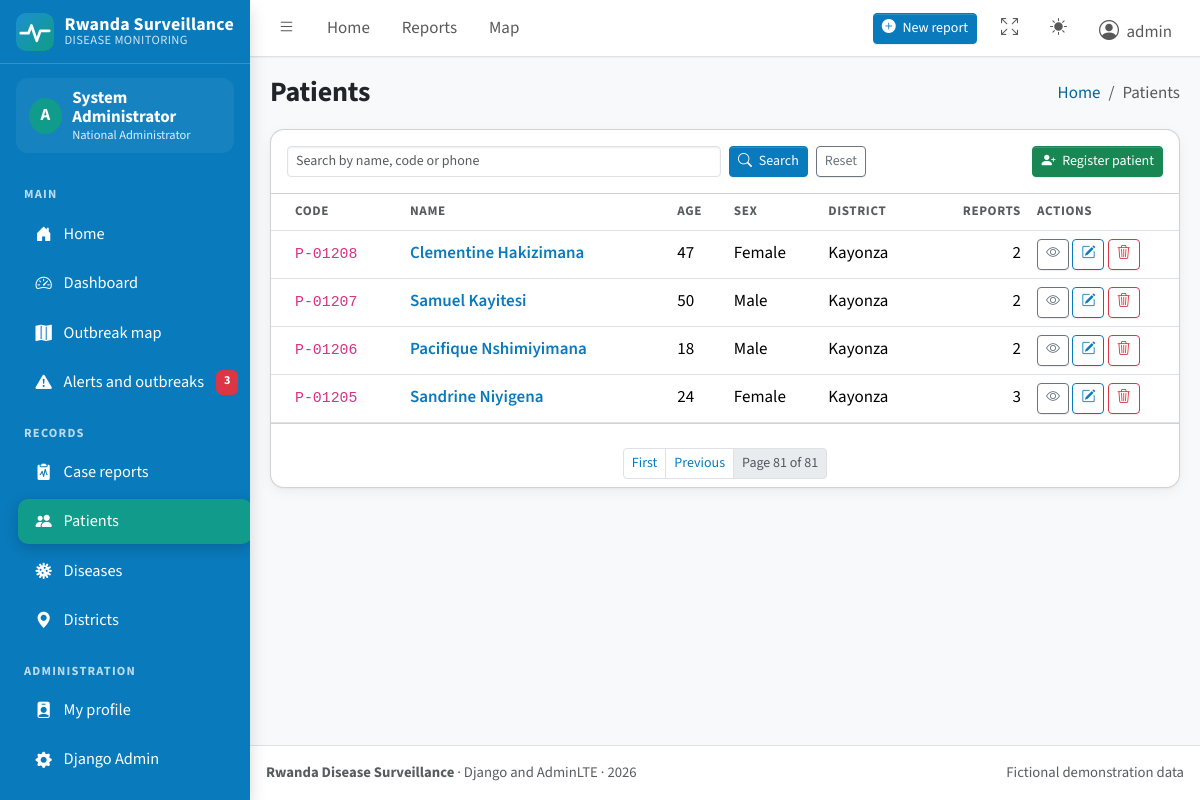
Page /patients/?page=81 (signed in) on the earlier database version.
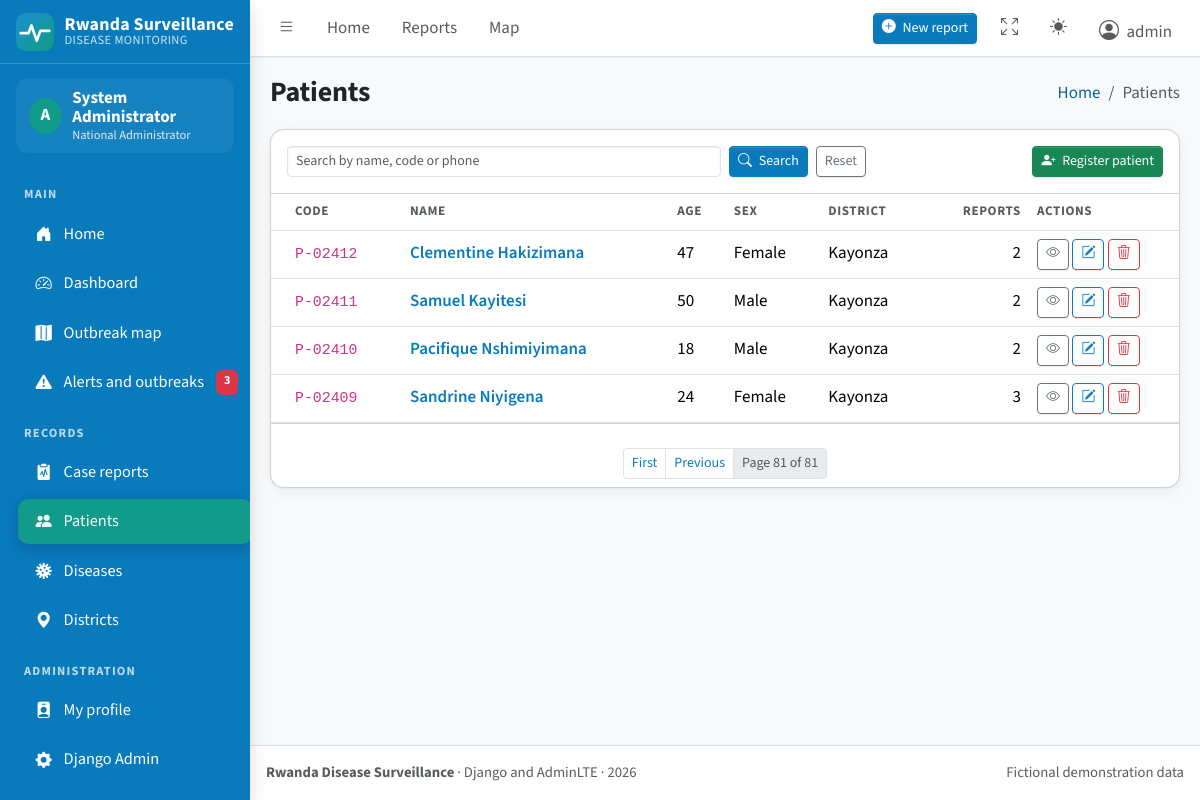
Same page on the later database version.
### surveillance/models.py (models this page shows, shortened)
class Patient(models.Model):
    class Gender(models.TextChoices):
        MALE = "M", "Male"
        FEMALE = "F", "Female"
    patient_code = models.CharField(max_length=20, unique=True, editable=False)
    full_name = models.CharField(max_length=120)
    age = models.PositiveSmallIntegerField()
    gender = models.CharField(max_length=1, choices=Gender.choices)
    phone = models.CharField(max_length=15, blank=True)
    district = models.ForeignKey("locations.District", on_delete=models.PROTECT, related_name="patients")
    created_at = models.DateTimeField(auto_now_add=True)
    class Meta:
        ordering = ["-id"]

### locations/models.py (models this page shows, shortened)
class District(models.Model):
    province = models.ForeignKey(Province, on_delete=models.PROTECT, related_name="districts")
    name = models.CharField(max_length=80, unique=True)
    latitude = models.DecimalField(max_digits=9, decimal_places=6)
    longitude = models.DecimalField(max_digits=9, decimal_places=6)
    class Meta:
        ordering = ["name"]

### surveillance/views.py (the view)
# urls.py: path("patients/", views.PatientListView.as_view(), name="patient_list"),
class PatientListView(PatientScopeMixin, ListView):
    template_name = "surveillance/patient_list.html"
    context_object_name = "patients"
    paginate_by = 15
    def get_queryset(self):
        qs = super().get_queryset().annotate(case_total=Count("cases")).order_by("-id")
        q = self.request.GET.get("q", "").strip()
        if q:
            qs = qs.filter(Q(full_name__icontains=q) | Q(patient_code__icontains=q) | Q(phone__icontains=q))
        return qs
    def get_context_data(self, **kwargs):
        ctx = super().get_context_data(**kwargs)
        ctx["q"] = self.request.GET.get("q", "")
        return ctx

### templates/surveillance/patient_list.html (shortened to what this page needs)
{% extends "base.html" %}
{% block page_title %}Patients{% endblock %}
{% block breadcrumb %}<li class="breadcrumb-item active" aria-current="page">Patients</li>{% endblock %}
{% block content %}
<div class="card">
  <div class="card-header">
    <form method="get" class="row g-2 align-items-center">
      <div class="col-md-6"><input type="search" name="q" value="{{ q }}" class="form-control form-control-sm" placeholder="Search by name, code or phone"></div>
      <div class="col-md-6 d-flex gap-2">
        <button class="btn btn-sm btn-primary" type="submit"><i class="bi bi-search me-1"></i> Search</button>
        <a href="{% url 'patient_list' %}" class="btn btn-sm btn-outline-secondary">Reset</a>
        {% if can_add_data %}<a href="{% url 'patient_add' %}" class="btn btn-sm btn-success ms-auto"><i class="bi bi-person-plus-fill me-1"></i> Register patient</a>{% endif %}
      </div>
    </form>
  </div>
  <div class="card-body p-0 table-responsive">
    <table class="table table-hover mb-0">
      <thead><tr><th>Code</th><th>Name</th><th>Age</th><th>Sex</th><th>District</th><th class="text-end">Reports</th><th style="width:150px">Actions</th></tr></thead>
      <tbody>
      {% for p in patients %}
        <tr>
          <td><code>{{ p.patient_code }}</code></td>
          <td><a class="fw-semibold text-decoration-none" href="{% url 'patient_detail' p.pk %}">{{ p.full_name }}</a></td>
          <td>{{ p.age }}</td><td>{{ p.get_gender_display }}</td><td>{{ p.district.name }}</td>
          <td class="text-end">{{ p.case_total }}</td>
          <td>
            <a href="{% url 'patient_detail' p.pk %}" class="btn btn-sm btn-outline-secondary" title="View"><i class="bi bi-eye"></i></a>
            <a href="{% url 'patient_edit' p.pk %}" class="btn btn-sm btn-outline-primary" title="Edit"><i class="bi bi-pencil-square"></i></a>
            {% if is_admin_role %}<a href="{% url 'patient_delete' p.pk %}" class="btn btn-sm btn-outline-danger" title="Delete"><i class="bi bi-trash3"></i></a>{% endif %}
          </td>
        </tr>
      {% empty %}
        <tr><td colspan="7" class="text-center text-secondary py-4">No patients found in your district.</td></tr>
      {% endfor %}
      </tbody>
    </table>
  </div>
  <div class="card-footer">{% include "partials/pagination.html" %}</div>
</div>
{% endblock %}

### templates/base.html (shortened to what this page needs)
{% load static ui_tags %}<!doctype html>
<html lang="en">
<head>
  <link rel="stylesheet" href="{% static 'vendor/fonts/fonts.css' %}">
  <link rel="stylesheet" href="{% static 'vendor/bootstrap-icons/bootstrap-icons.min.css' %}">
  <link rel="stylesheet" href="{% static 'vendor/adminlte/css/adminlte.min.css' %}">
  <link rel="stylesheet" href="{% static 'css/app.css' %}">
</head>
<body class="layout-fixed sidebar-expand-lg bg-body-tertiary">
<div class="app-wrapper">
  <nav class="app-header navbar navbar-expand bg-body">
    <div class="container-fluid">
      <ul class="navbar-nav">
        <li class="nav-item">
          <a class="nav-link" data-lte-toggle="sidebar" href="#" role="button" aria-label="Toggle sidebar"><i class="bi bi-list"></i></a>
        </li>
        <li class="nav-item d-none d-md-block"><a href="{% url 'home' %}" class="nav-link">Home</a></li>
        {% if role %}
        <li class="nav-item d-none d-md-block"><a href="{% url 'report_list' %}" class="nav-link">Reports</a></li>
        <li class="nav-item d-none d-md-block"><a href="{% url 'outbreak_map' %}" class="nav-link">Map</a></li>
        {% endif %}
      </ul>
      <ul class="navbar-nav ms-auto align-items-center">
        {% if can_add_data %}
        <li class="nav-item">
          <a class="btn btn-sm btn-primary me-2" href="{% url 'report_add' %}"><i class="bi bi-plus-circle-fill me-1"></i> New report</a>
        </li>
        {% endif %}
        <li class="nav-item">
          <a class="nav-link" href="#" data-lte-toggle="fullscreen" aria-label="Toggle fullscreen">
            <i data-lte-icon="maximize" class="bi bi-arrows-fullscreen"></i>
          </a>
        </li>
        <li class="nav-item dropdown">
          <a class="nav-link" href="#" id="bd-theme" aria-label="Toggle colour theme" data-bs-toggle="dropdown" aria-expanded="false">
            <i class="bi bi-sun-fill" data-lte-theme-icon="light"></i>
          </a>
        </li>
        {% if user.is_authenticated %}
        <li class="nav-item dropdown user-menu">
          <a href="#" class="nav-link dropdown-toggle" data-bs-toggle="dropdown">
            <i class="bi bi-person-circle fs-5 me-1"></i>
            <span class="d-none d-md-inline">{{ user.username }}</span>
          </a>
        </li>
        {% else %}
        <li class="nav-item"><a class="btn btn-sm btn-outline-primary" href="{% url 'login' %}">Sign in</a></li>
        {% endif %}
      </ul>
    </div>
  </nav>
  <aside class="app-sidebar shadow" data-bs-theme="dark">
    <div class="sidebar-brand">
      <a href="{% url 'home' %}" class="brand-link">
        <img src="{% static 'img/logo.svg' %}" alt="">
        <span class="brand-title">Rwanda Surveillance<span class="brand-sub">DISEASE MONITORING</span></span>
      </a>
    </div>
    {% if user.is_authenticated %}
    <div class="sidebar-user">
      <div class="avatar">{{ user.username|slice:":1"|upper }}</div>
      <div class="who"><strong>{{ user.get_full_name|default:user.username }}</strong><small>{{ role_label }}</small></div>
    </div>
    {% endif %}
    <div class="sidebar-wrapper">
      <nav class="mt-2" aria-label="Main navigation">
        <ul class="nav sidebar-menu flex-column" role="menu" id="navigation">
          <li class="nav-header">Main</li>
          <li class="nav-item"><a href="{% url 'home' %}" class="nav-link {% nav_active 'home' %}"><i class="nav-icon bi bi-house-door-fill"></i><p>Home</p></a></li>
          {% if role %}
          <li class="nav-item"><a href="{% url 'dashboard' %}" class="nav-link {% nav_active 'dashboard' %}"><i class="nav-icon bi bi-speedometer2"></i><p>Dashboard</p></a></li>
          <li class="nav-item"><a href="{% url 'outbreak_map' %}" class="nav-link {% nav_active 'outbreak_map' %}"><i class="nav-icon bi bi-map-fill"></i><p>Outbreak map</p></a></li>
          <li class="nav-item">
            <a href="{% url 'outbreak_list' %}" class="nav-link {% nav_active 'outbreak_list' 'outbreak_detail' 'outbreak_declare' %}">
              <i class="nav-icon bi bi-exclamation-triangle-fill"></i><p>Alerts and outbreaks</p>
              {% if alert_count %}<span class="badge text-bg-danger">{{ alert_count }}</span>{% endif %}
            </a>
          </li>
          <li class="nav-header">Records</li>
          <li class="nav-item"><a href="{% url 'report_list' %}" class="nav-link {% nav_active 'report_' %}"><i class="nav-icon bi bi-clipboard2-pulse-fill"></i><p>Case reports</p></a></li>
          <li class="nav-item"><a href="{% url 'patient_list' %}" class="nav-link {% nav_active 'patient_' %}"><i class="nav-icon bi bi-people-fill"></i><p>Patients</p></a></li>
          <li class="nav-item"><a href="{% url 'disease_list' %}" class="nav-link {% nav_active 'disease_' %}"><i class="nav-icon bi bi-virus"></i><p>Diseases</p></a></li>
          <li class="nav-item"><a href="{% url 'district_list' %}" class="nav-link {% nav_active 'district_' %}"><i class="nav-icon bi bi-geo-alt-fill"></i><p>Districts</p></a></li>
          <li class="nav-header">Administration</li>
          <li class="nav-item"><a href="{% url 'profile' %}" class="nav-link {% nav_active 'profile' %}"><i class="nav-icon bi bi-person-badge-fill"></i><p>My profile</p></a></li>
          {% if user.is_staff %}
          <li class="nav-item"><a href="{% url 'admin:index' %}" class="nav-link"><i class="nav-icon bi bi-gear-fill"></i><p>Django Admin</p></a></li>
          {% endif %}
          {% elif user.is_authenticated %}
          <li class="nav-header">Account</li>
          <li class="nav-item"><a href="{% url 'profile' %}" class="nav-link"><i class="nav-icon bi bi-person-badge-fill"></i><p>My profile</p></a></li>
          {% else %}
          <li class="nav-header">Account</li>
          <li class="nav-item"><a href="{% url 'login' %}" class="nav-link"><i class="nav-icon bi bi-box-arrow-in-right"></i><p>Sign in</p></a></li>
          {% endif %}
        </ul>
      </nav>
    </div>
  </aside>
  <main class="app-main">
    <div class="app-content-header">
      <div class="container-fluid">
        <div class="row align-items-center">
          <div class="col-md-7"><h1 class="mb-0 fs-3">{% block page_title %}Dashboard{% endblock %}</h1></div>
          <div class="col-md-5">
            <nav aria-label="breadcrumb">
              <ol class="breadcrumb float-md-end mb-0">
                <li class="breadcrumb-item"><a href="{% url 'home' %}">Home</a></li>
                {% block breadcrumb %}<li class="breadcrumb-item active" aria-current="page">Dashboard</li>{% endblock %}
              </ol>
            </nav>
          </div>
        </div>
      </div>
    </div>
    <div class="app-content">
      <div class="container-fluid">
        {% block content %}{% endblock %}
      </div>
    </div>
  </main>
  <footer class="app-footer">
    <div class="float-end d-none d-sm-inline">Fictional demonstration data</div>
    <strong>Rwanda Disease Surveillance</strong> &middot; Django and AdminLTE &middot; {% now "Y" %}
  </footer>
</div>
</body>
</html>

### templates/partials/pagination.html (shortened to what this page needs)
{% load ui_tags %}
{% if page_obj.has_other_pages %}
<nav aria-label="Pages" class="mt-3">
  <ul class="pagination pagination-sm justify-content-center mb-0">
    {% if page_obj.has_previous %}
    <li class="page-item"><a class="page-link" href="?{% url_replace page=1 %}">First</a></li>
    <li class="page-item"><a class="page-link" href="?{% url_replace page=page_obj.previous_page_number %}">Previous</a></li>
    {% endif %}
    <li class="page-item disabled"><span class="page-link">Page {{ page_obj.number }} of {{ page_obj.paginator.num_pages }}</span></li>
  </ul>
</nav>
{% endif %}

Differences in the rows shown:
removed Patient: patient_code "P-01208", full_name "Clementine Hakizimana", age "47", gender "Female", district.name "Kayonza", case_total "2"
removed Patient: patient_code "P-01207", full_name "Samuel Kayitesi", age "50", gender "Male", district.name "Kayonza", case_total "2"
removed Patient: patient_code "P-01206", full_name "Pacifique Nshimiyimana", age "18", gender "Male", district.name "Kayonza", case_total "2"
removed Patient: patient_code "P-01205", full_name "Sandrine Niyigena", age "24", gender "Female", district.name "Kayonza", case_total "3"
added Patient: patient_code "P-02412", full_name "Clementine Hakizimana", age "47", gender "Female", district.name "Kayonza", case_total "2"
added Patient: patient_code "P-02411", full_name "Samuel Kayitesi", age "50", gender "Male", district.name "Kayonza", case_total "2"
added Patient: patient_code "P-02410", full_name "Pacifique Nshimiyimana", age "18", gender "Male", district.name "Kayonza", case_total "2"
added Patient: patient_code "P-02409", full_name "Sandrine Niyigena", age "24", gender "Female", district.name "Kayonza", case_total "3"
